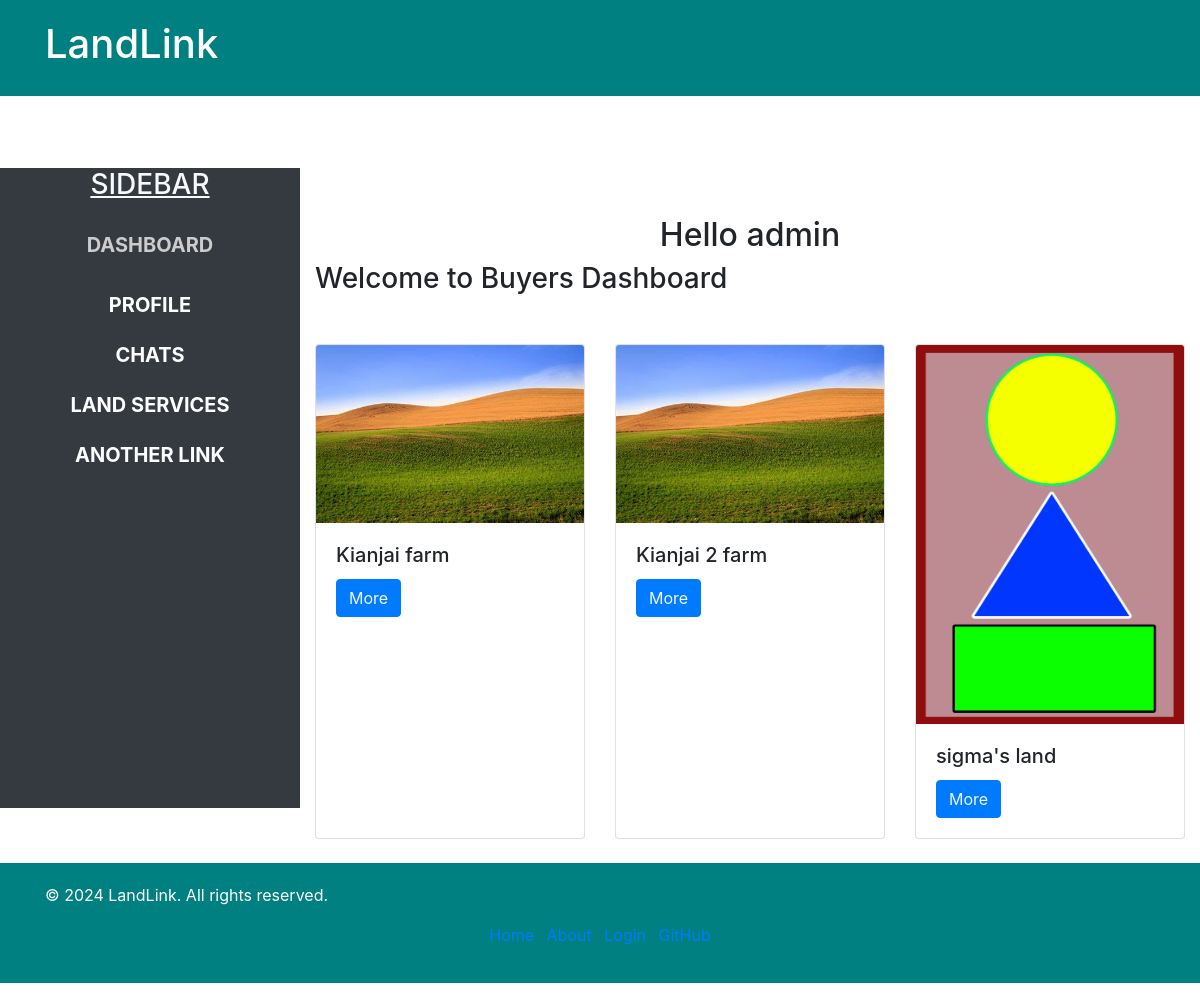
Page /buyer/dashboard/ (signed in) on the earlier database version.
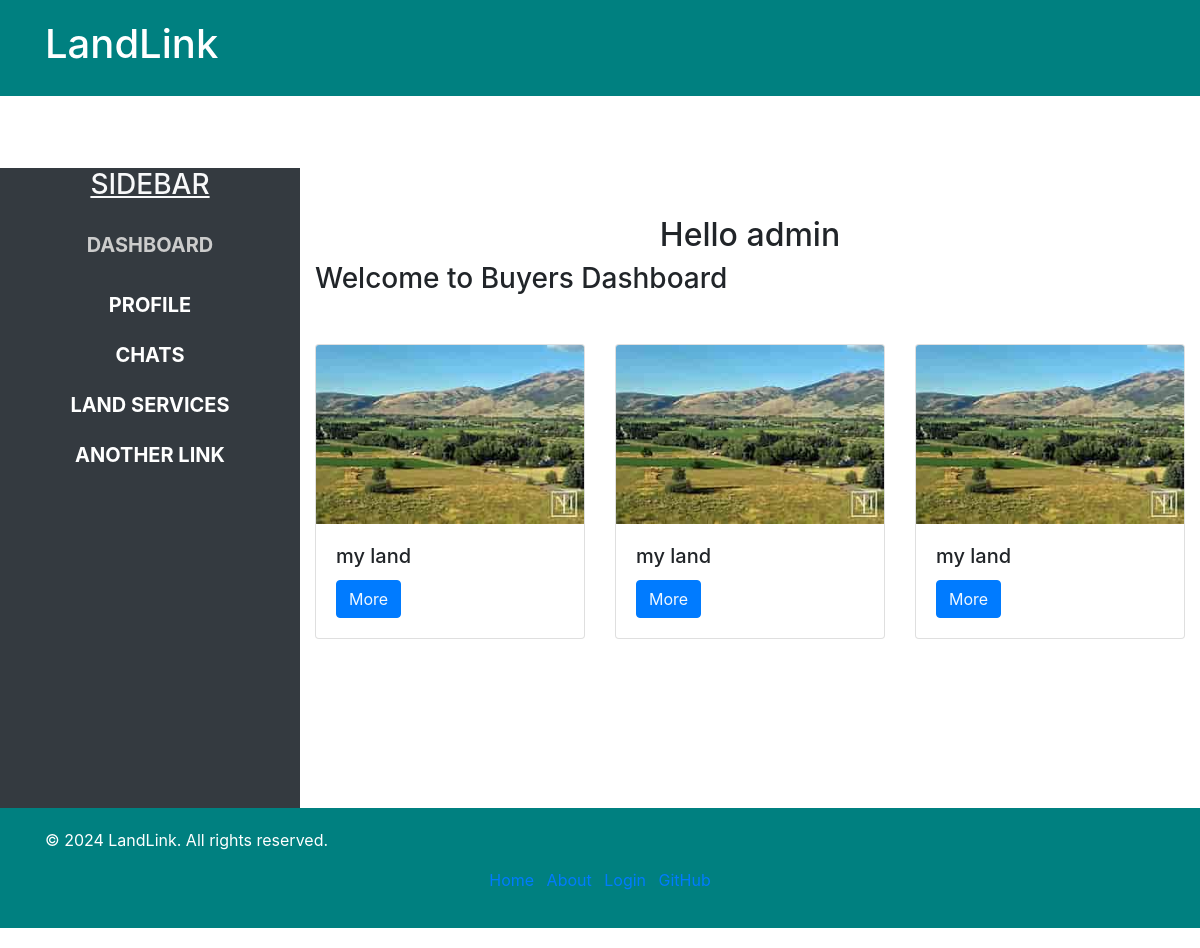
Same page on the later database version.
### account/models.py (models this page shows, shortened)
class CustomUser(AbstractUser):
    BUYER = 'buyer'
    SELLER = 'seller'
    LAWYER = 'lawyer'
    USER_TYPES = [
        (BUYER, 'Buyer'),
        (SELLER, 'Seller'),
        (LAWYER, 'Land Lawyer'),
    ]
    user_type = models.CharField(max_length=10, choices=USER_TYPES, default=BUYER)

### land/models.py (models this page shows, shortened)
class Land(models.Model):
    LOCALITY_CHOICES = [
        ('rural', 'Rural'),
        ('semi_urban', 'Semi-Urban'),
        ('urban', 'Urban'),
    ]
    latitude = models.FloatField(null=True, blank=True)
    longitude = models.FloatField(null=True, blank=True)
    image = models.ImageField(upload_to='land_images/')
    title = models.CharField(max_length=100)
    locality = models.CharField(max_length=20, choices=LOCALITY_CHOICES, default='rural')
    price = models.DecimalField(max_digits=10, decimal_places=2)
    owner = models.ForeignKey(CustomUser, on_delete=models.CASCADE, limit_choices_to={'user_type': 'seller'})
    location = models.CharField(max_length=100, blank=True, null=True, help_text="Enter the latitude and longitude coordinates (e.g., 'latitude,longitude') for the location of the land.")
    description = models.TextField(blank=True)

### account/views.py (the view)
# urls.py: path('buyer/dashboard/', views.buyer_dashboard, name='buyer_dashboard'),
@login_required
def buyer_dashboard(request):
    lands = Land.objects.all()
    return render(request, 'account/buyer_dashboard.html', {'lands': lands})

### account/templates/account/buyer_dashboard.html (shortened to what this page needs)
{% extends 'account/base.html' %}
{% load static %}
{% block content %}
    <div class="row mt-5" style="margin-top: 70px;">
        <div class="col-md-3 sidebar bg-dark text-light"  style="height: 80vh;">
            <h3 class="text-center"><span style="text-transform: uppercase; text-decoration: underline;">Sidebar</h3>
                <a class="nav-link active text-center" href=""><span>DASHBOARD</span></a>
                <a class="nav-link text-center" href="">profile</a>
                <a class="nav-link text-center" href="{% url 'messaging:view_chats' %}">chats</a>
                <a class="nav-link text-center" href="">land services</a>
                <a class="nav-link text-center" href="">another link</a>
        </div>
        <div class="col-md-9">
            <div class="row mt-5">
                <div class="col-md-12">
                    <h2 class="text-center">Hello {{ user.username }}</h2>
                    <h3 style="word-wrap: break-word;">
                        Welcome to Buyers Dashboard
                    </h3>
                    <div class="row mt-5">
                        {% for land in lands %}
                            <div class="col-lg-4 col-md-6 col-sm-12 mb-4">
                                <div class="card h-100">
                                    <img src="{{ land.image.url }}" class="card-img-top img-fluid" alt="{{ land.title }}">
                                    <div class="card-body">
                                        <h5 class="card-title">{{ land.title }}</h5>
                                        <a href="{% url 'land_detail' land.id %}" class="btn btn-primary more">More</a>
                                    </div>
                                </div>
                            </div>
                        {% endfor %}
                    </div>
                </div>
            </div>
        </div>
    </div>
{% endblock %}

### account/templates/account/base.html (shortened to what this page needs)
{% load static %}
<!DOCTYPE html>
<html lang="en">
<head>
    <link rel="stylesheet" href="https://stackpath.bootstrapcdn.com/bootstrap/4.5.2/css/bootstrap.min.css">
    <link rel="stylesheet" href="{% static '/account/styles.css' %}">
    <link rel="stylesheet" href="{% static '/account/style.css' %}">
</head>
<body>
    <header>
        <div class="container">
            <h1>LandLink</h1>
        </div>
    </header>
    <div class="content container-fluid mt-4">
        {% block content %}{% endblock %}
    </div>
    <footer>
        <div class="content container">
            <div class="row">
                <div class="col-md-6">
                    <p>&copy; 2024 LandLink. All rights reserved.</p>
                </div>
                <div class="col-md-8 offset-md-2 text-center">
                    <ul class="list-inline">
                        <li class="list-inline-item"><a href="{% url 'home' %}">Home</a></li>
                        <li class="list-inline-item"><a href="{% url 'about' %}">About</a></li>
                        <li class="list-inline-item"><a href="{% url 'login' %}">Login</a></li>
                        <li class="list-inline-item"><a href="https://github.com/peter-sigma/LandLink_kenya" >GitHub</a></li>
                    </ul>
                </div>
            </div>
        </div>
    </footer>
</body>
</html>

### account/static/account/styles.css (style rules this page uses)
body { display: flex; flex-direction: column; min-height: 100vh; padding-bottom: 20px; }
.content { flex: 1; }
footer { width: 100%; background-color: teal; color: white; padding: 20px 0; }
header { background-color: teal; color: white; padding: 20px 0; }
.sidebar a.nav-link, .sidebar a.nav-link span { font-size: 20px; font-weight: bold; text-transform: uppercase; color: white !important; transition: color 0.3s; display: block; padding: 10px 20px; }
.sidebar a.nav-link.active, .sidebar a.nav-link.active span { color: #CCCCCC !important; }

### account/static/account/style.css (style rules this page uses)
body { display: flex; flex-direction: column; min-height: 100vh; padding-bottom: 20px; }
.content { flex: 1; }
footer { width: 100%; background-color: teal; color: white; padding: 20px 0; }
header { background-color: teal; color: white; padding: 20px 0; }
.sidebar a.nav-link, .sidebar a.nav-link span { font-size: 20px; font-weight: bold; text-transform: uppercase; color: white !important; transition: color 0.3s; display: block; padding: 10px 20px; }
.sidebar a.nav-link.active, .sidebar a.nav-link.active span { color: #CCCCCC !important; }
a.more { color: aliceblue; }

Differences in the rows shown:
removed Land: image (picture), title "Kianjai 2 farm"
changed Land (number 1 of 3 on the later page): image: a different picture; title "Kianjai farm" → "my land"
added Land: image (picture), title "my land"
changed Land (number 3 of 3 on the later page): image: a different picture; title "sigma's land" → "my land"
